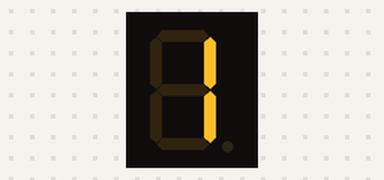
Recording of a sketch running on a simulated Arduino Uno, built with avr-gcc and run on an emulated ATmega328P. Shown: 1-digit seven-segment display. Wiring (inferred from the names in the program): 1-digit 7-segment display, segments lit when HIGH: segments pin 2, pin 3, pin 4, pin 5, pin 6, pin 7, pin 8. The segment pins are drawn as the display they are named for.

Above: at 0.1 s.
At 1.1 s:
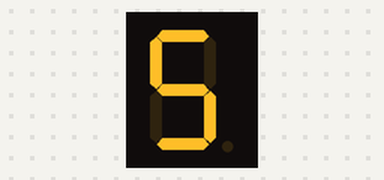
At 2.1 s:
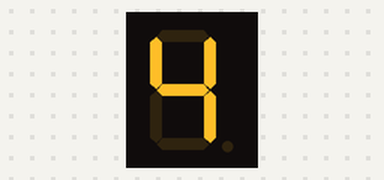
At 3.1 s:
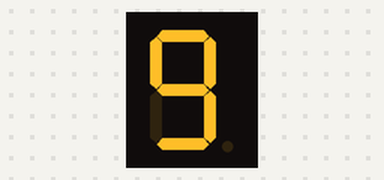

Measured:
- by itself, everything shown: repeats every 4.0 s, in 4 steps
- what the display in image 1 shows lasts 1.0 s, from 1.0 s to 2.0 s

The sketch:

7seg.ino
```cpp
int num_array[10][7] = {  { 1,1,1,1,1,1,0 },    // 0
                          { 0,1,1,0,0,0,0 },    // 1
                          { 1,1,0,1,1,0,1 },    // 2
                          { 1,1,1,1,0,0,1 },    // 3
                          { 0,1,1,0,0,1,1 },    // 4
                          { 1,0,1,1,0,1,1 },    // 5
                          { 1,0,1,1,1,1,1 },    // 6
                          { 1,1,1,0,0,0,0 },    // 7
                          { 1,1,1,1,1,1,1 },    // 8
                          { 1,1,1,1,0,1,1 }     // 9
                       };

// Define the pins for each segment of the 7-segment display
const int segment_a = 2;
const int segment_b = 3;
const int segment_c = 4;
const int segment_d = 5;
const int segment_e = 6;
const int segment_f = 7;
const int segment_g = 8;

void setup() {
  // set pin modes for each segment
  pinMode(segment_a, OUTPUT);
  pinMode(segment_b, OUTPUT);
  pinMode(segment_c, OUTPUT);
  pinMode(segment_d, OUTPUT);
  pinMode(segment_e, OUTPUT);
  pinMode(segment_f, OUTPUT);
  pinMode(segment_g, OUTPUT);
}

void loop() {
  // กำหนดลำดับตัวเลขที่ต้องการแสดง: 1 -> 5 -> 4 -> 9
  int sequence[] = {1, 5, 4, 9}; //******************************************************* */
  int totalDigits = sizeof(sequence) / sizeof(sequence[0]);

  for (int i = 0; i < totalDigits; i++) {
    displayDigit(sequence[i]);
    delay(1000); // หน่วงเวลา 1 วินาที
  }
}

// Function to display a specific digit on the 7-segment display
void displayDigit(int digit) {
  // Set each segment according to the num_array for the given digit
  digitalWrite(segment_a, num_array[digit][0]);
  digitalWrite(segment_b, num_array[digit][1]);
  digitalWrite(segment_c, num_array[digit][2]);
  digitalWrite(segment_d, num_array[digit][3]);
  digitalWrite(segment_e, num_array[digit][4]);
  digitalWrite(segment_f, num_array[digit][5]);
  digitalWrite(segment_g, num_array[digit][6]);
}
```
